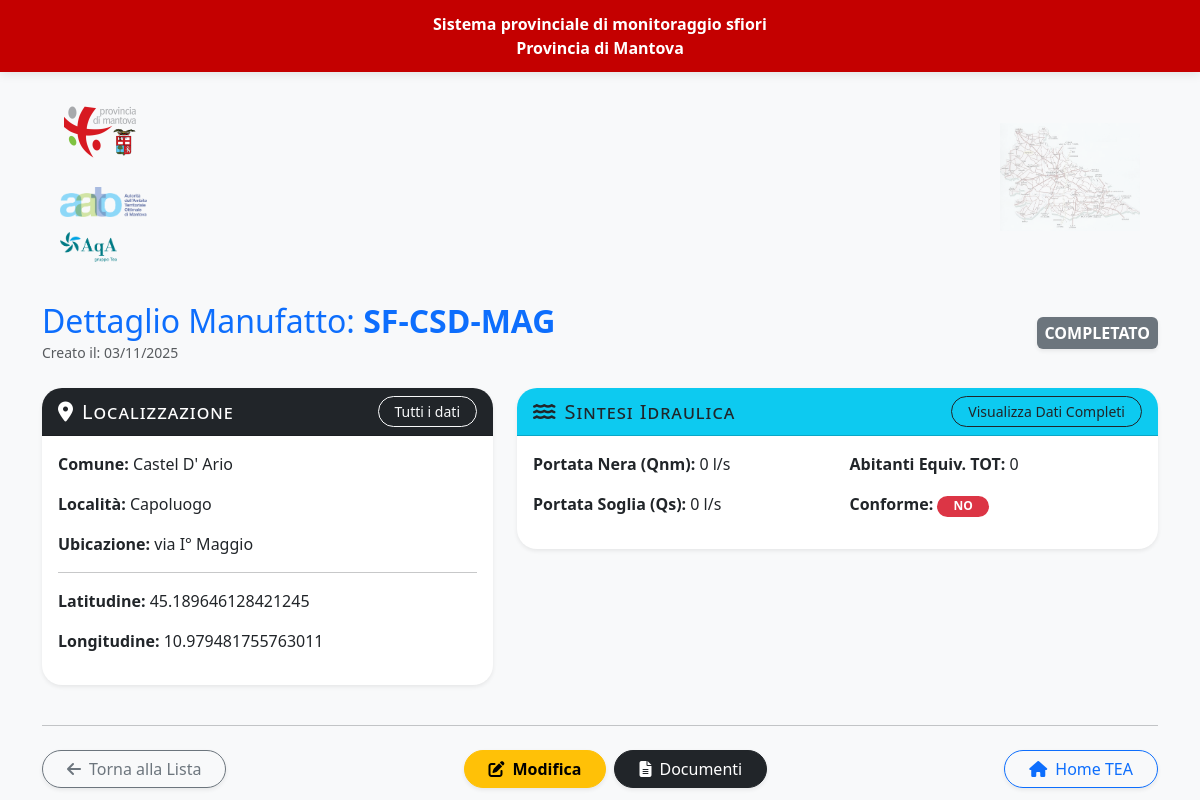
The app's page /manufatti/dettaglio/69/, older data.
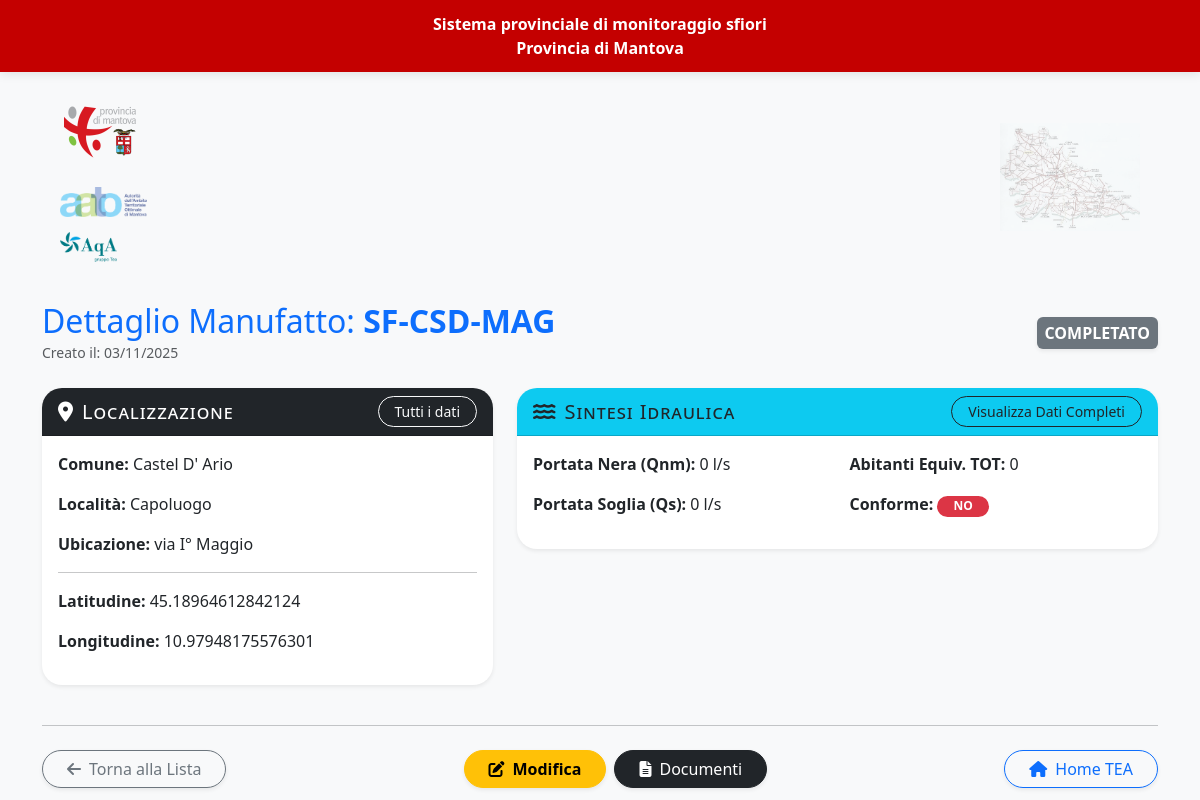
The same page, newer data.
### manufatti/models.py (models this page shows, shortened)
class Manufatto(models.Model):
    nome = models.CharField(max_length=100)  # Corrisponde a 'Codice' nel CSV
    stato = models.CharField(max_length=50, choices=[
        ('PROGRAMMATO', 'PROGRAMMATO'),
        ('IN CORSO', 'IN CORSO',),
        ('COMPLETATO', 'COMPLETATO')
    ])
    data_creazione = models.DateTimeField(auto_now_add=True)
    comune = models.CharField(max_length=100, null=True, blank=True)
    localita = models.CharField(max_length=100, null=True, blank=True)
    ubicazione = models.CharField(max_length=255, null=True, blank=True)
    depuratore_associato = models.CharField(max_length=255, null=True, blank=True)
    recapito_emissario = models.CharField(max_length=255, null=True, blank=True)
    tipologia_sfioratore = models.CharField(max_length=100, null=True, blank=True)  # 'TIPO'

class info_geografiche(models.Model):
    manufatto = models.OneToOneField('Manufatto', on_delete=models.CASCADE, related_name='info_geografiche')
    latitudine = models.FloatField(null=True, blank=True)
    longitudine = models.FloatField(null=True, blank=True)

class info_idriche(models.Model):
    manufatto = models.OneToOneField('Manufatto', on_delete=models.CASCADE, related_name='info_idriche')
    ae_civ = models.FloatField(null=True, blank=True, verbose_name="AE CIV")
    ae_ind = models.FloatField(null=True, blank=True, verbose_name="AE IND")
    ae_tot = models.FloatField(null=True, blank=True, verbose_name="AE TOT")
    q_civ = models.FloatField(null=True, blank=True, verbose_name="Q CIV")
    q_ind = models.FloatField(null=True, blank=True, verbose_name="Q IND")
    qnm = models.FloatField(null=True, blank=True, verbose_name="Qnm")
    qs = models.FloatField(null=True, blank=True, verbose_name="Qs")
    pavv = models.FloatField(null=True, blank=True, verbose_name="Pavv")
    qs_qnm_ratio = models.CharField(max_length=50, null=True, blank=True, verbose_name="Qs/Qnm")
    qs_gt_pavv = models.CharField(max_length=100, null=True, blank=True, verbose_name="Qs > Pavv")
    qs_pavv_ratio = models.CharField(max_length=50, null=True, blank=True, verbose_name="Qs/Pavv")
    tipologia_sfioro_rr6 = models.CharField(max_length=50, null=True, blank=True, verbose_name="TIPOLOGIA")
    e_conforme = models.CharField(max_length=50, null=True, blank=True, verbose_name="è conforme?")
    vasca_reg_regionale = models.CharField(max_length=100, null=True, blank=True, verbose_name="Vasca Reg. Regionale")
    bacino_proprio_ha = models.FloatField(null=True, blank=True, verbose_name="Bacino proprio (ha)")
    q_meteo_ingresso_ls = models.FloatField(null=True, blank=True,
                                            verbose_name="Q meteo in ingresso al manufatto (l/s)")
    q_limite_ingresso_ls = models.FloatField(null=True, blank=True, verbose_name="Q limite ingresso al manufatto (l/s)")
    manufatto_limitante = models.CharField(max_length=100, null=True, blank=True, verbose_name="Manufatto limitante")
    portata_specifica_scarico = models.FloatField(null=True, blank=True,
                                                  verbose_name="Portata specifica allo scarico [l/s haimp]")
    ha_imp = models.FloatField(null=True, blank=True, verbose_name="ha imp")
    qscolmata_ls = models.FloatField(null=True, blank=True, verbose_name="Qscolmata l/s")
    vasca_ptua = models.CharField(max_length=100, null=True, blank=True, verbose_name="Vasca PTUA")  # Colonna AI
    scadenza_autorizzazione = models.CharField(max_length=100, null=True, blank=True,
                                               verbose_name="Scadenza autorizzazione Provincia")  # Colonna AJ
    atto_provincia_n = models.CharField(max_length=100, null=True, blank=True,
                                        verbose_name="Atto Provincia n°")  # Colonna AK
    consorzio_competente = models.CharField(max_length=255, null=True, blank=True,
                                            verbose_name="Consorzio competente")  # Colonna AL
    scadenza_concessione = models.CharField(max_length=100, null=True, blank=True,
                                            verbose_name="Scadenza concessione Consorzio")  # Colonna AM
    atto_consorzio_n = models.CharField(max_length=100, null=True, blank=True,
                                        verbose_name="Atto Consorzio n°")  # Colonna AN
    note_autorizzazioni = models.TextField(null=True, blank=True,
                                           verbose_name="Note Autorizzazioni /Concessioni")  # Colonna AO

### manufatti/views.py (the view)
# urls.py: path('dettaglio/<int:manufatto_id>/', views.dettaglio_manufatto, name='dettaglio_manufatto'),
def dettaglio_manufatto(request, manufatto_id):
    ente_utente = get_user_ente(request.user)
    manufatto = get_object_or_404(Manufatto, id=manufatto_id)
    try:
        idriche = manufatto.info_idriche
    except info_idriche.DoesNotExist:
        idriche = None
    try:
        geografiche = manufatto.info_geografiche
    except info_geografiche.DoesNotExist:
        geografiche = None
    return render(request, 'manufatti/dettaglio_manufatto.html', {
        'manufatto': manufatto,
        'idriche': idriche,
        'geografiche': geografiche,
        'ente_utente': ente_utente,
    })

### manufatti/views.py (called while the page is built, shortened)
def get_user_ente(user):
    return 'TEA'

### manufatti/templates/manufatti/dettaglio_manufatto.html (shortened to what this page needs)
{% extends "accounts/base.html" %}
{% block content %}
<div class="container detail-wrapper mb-5"> <div class="d-flex justify-content-between align-items-center mb-4 mt-2">
        <div>
            <h2 class="text-primary mb-0">Dettaglio Manufatto: <strong>{{ manufatto.nome }}</strong></h2>
            <small class="text-muted">Creato il: {{ manufatto.data_creazione|date:"d/m/Y" }}</small>
        </div>
        <span class="badge bg-secondary p-2 fs-6 shadow-sm">{{ manufatto.stato }}</span>
    </div>
    <div class="row">
        <div class="col-md-5">
            <div class="card shadow-sm mb-3 border-0 rounded-4">
                <div class="card-header bg-dark text-white d-flex justify-content-between align-items-center rounded-top-4">
                    <h5 class="mb-0 small-caps"><i class="fas fa-map-marker-alt me-2"></i>Localizzazione</h5>
                    {% if geografiche %}
                        <button class="btn btn-sm btn-outline-light rounded-pill px-3" data-bs-toggle="modal" data-bs-target="#geoModal">Tutti i dati</button>
                    {% endif %}
                </div>
                <div class="card-body">
                    <p><strong>Comune:</strong> {{ manufatto.comune|default:"-" }}</p>
                    <p><strong>Località:</strong> {{ manufatto.localita|default:"-" }}</p>
                    <p><strong>Ubicazione:</strong> {{ manufatto.ubicazione|default:"-" }}</p>
                    <hr>
                    <p><strong>Latitudine:</strong> {{ geografiche.latitudine|default:"-" }}</p>
                    <p><strong>Longitudine:</strong> {{ geografiche.longitudine|default:"-" }}</p>
                </div>
            </div>
        </div>
        <div class="col-md-7">
            <div class="card shadow-sm mb-3 border-0 rounded-4">
                <div class="card-header bg-info text-dark d-flex justify-content-between align-items-center rounded-top-4">
                    <h5 class="mb-0 small-caps"><i class="fas fa-water me-2"></i>Sintesi Idraulica</h5>
                    {% if idriche %}
                        <button class="btn btn-sm btn-outline-dark rounded-pill px-3" data-bs-toggle="modal" data-bs-target="#idricheModal">Visualizza Dati Completi</button>
                    {% endif %}
                </div>
                <div class="card-body">
                    <div class="row">
                        <div class="col-6">
                            <p><strong>Portata Nera (Qnm):</strong> {{ idriche.qnm|default:"0" }} l/s</p>
                            <p><strong>Portata Soglia (Qs):</strong> {{ idriche.qs|default:"0" }} l/s</p>
                        </div>
                        <div class="col-6">
                            <p><strong>Abitanti Equiv. TOT:</strong> {{ idriche.ae_tot|default:"0" }}</p>
                            <p><strong>Conforme:</strong>
                                <span class="badge {% if idriche.e_conforme == 'SI' %}bg-success{% else %}bg-danger{% endif %} rounded-pill px-3">
                                    {{ idriche.e_conforme|default:"-" }}
                                </span>
                            </p>
                        </div>
                    </div>
                </div>
            </div>
        </div>
    </div>
    <hr class="my-4">
    <div class="d-flex justify-content-between align-items-center mb-5">
        <a href="{% url 'lista_manufatti' %}" class="btn btn-outline-secondary rounded-pill px-4 shadow-sm">
            <i class="fas fa-arrow-left me-2"></i>Torna alla Lista
        </a>
        <div class="d-flex gap-2">
            {% if ente_utente == 'TEA' or ente_utente == 'AATO' %}
                <a href="{% url 'modifica_manufatto' manufatto.id %}" class="btn btn-warning rounded-pill px-4 shadow-sm fw-bold">
                    <i class="fas fa-edit me-2"></i>Modifica
                </a>
            {% endif %}
            <a href="{% url 'gestione_documenti' manufatto.id %}" class="btn btn-dark rounded-pill px-4 shadow-sm">
                <i class="fas fa-file-alt me-2"></i>Documenti
            </a>
        </div>
        {% if ente_utente == 'AATO' %}
            <a href="{% url 'aato' %}" class="btn btn-outline-primary rounded-pill px-4 shadow-sm">
                <i class="fas fa-home me-2"></i>Home AATO
            </a>
        {% else %}
            <a href="{% url 'tea' %}" class="btn btn-outline-primary rounded-pill px-4 shadow-sm">
                <i class="fas fa-home me-2"></i>Home TEA
            </a>
        {% endif %}
    </div>
</div>
{% endblock %}

### accounts/templates/accounts/base.html (shortened to what this page needs)
<!DOCTYPE html>
<html lang="it">
<head>
    <link href="https://cdn.jsdelivr.net/npm/bootstrap@5.3.0/dist/css/bootstrap.min.css" rel="stylesheet">
    <link rel="stylesheet" href="https://cdnjs.cloudflare.com/ajax/libs/font-awesome/6.5.0/css/all.min.css">
</head>
<body>
    <div class="header">
        Sistema provinciale di monitoraggio sfiori<br>Provincia di Mantova
    </div>
    <div class="logo-top">
        <div class="logos-column">
            {% load static %}
            <img src="{% static 'provincia_mantova.png' %}" alt="Logo Provincia" style="height: 80px; width: auto;">
            <img src="{% static 'aato_logo.png' %}" alt="Logo AATO" style="height: 30px; width: auto;">
            <img src="{% static 'LogoAqA.jpeg' %}" alt="Logo AqA" style="height: 30px; width: auto;">
        </div>
        <img src="{% static 'mappa.jpg' %}" alt="Mappa Mantova" width="140" class="img-map-top">
    </div>
    <div class="main-content">
        {% block content %}{% endblock %}
    </div>
</body>
</html>

### accounts/templates/accounts/base.html (style rules this page uses)
body { background-color: #f8f9fa; min-height: 100vh; }
.header { background-color: #c40000; color: white; padding: 12px 0; text-align: center; font-weight: bold; position: sticky; top: 0; z-index: 2000; box-shadow: 0 2px 10px rgba(0,0,0,0.1); }
.logo-top { display: flex; justify-content: space-between; align-items: center; padding: 20px 60px 40px 60px; position: relative; z-index: 10; }
.logos-column { display: flex; flex-direction: column; align-items: flex-start; gap: 15px; }
.img-map-top { opacity: 0.25; filter: grayscale(60%); pointer-events: none; }

### manufatti/templates/manufatti/dettaglio_manufatto.html (style rules this page uses)
.detail-wrapper { margin-top: 20px !important; position: relative; z-index: 10; }
.card-header { font-weight: bold; }
.small-caps { font-variant: small-caps; letter-spacing: 1px; }
.rounded-4 { border-radius: 20px !important; }
.rounded-top-4 { border-top-left-radius: 20px !important; border-top-right-radius: 20px !important; }

Row changes from the older to the newer data that the page shows:
changed info_geografiche: latitudine "45.189646128421245" → "45.18964612842124"; longitudine "10.979481755763011" → "10.97948175576301"
